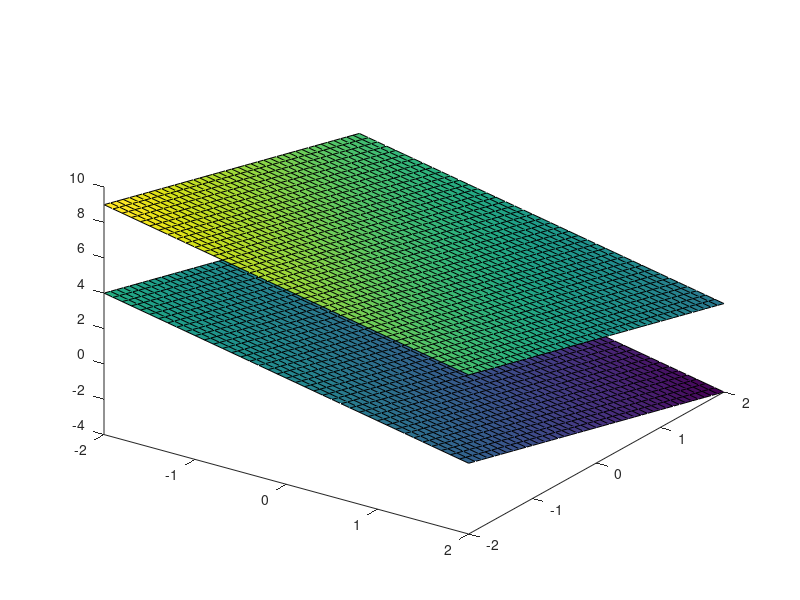

Reproduce this figure in MATLAB.
%% Task7

figure(1)
clf
hold on
grid on
x = -2:0.1:2;
y = -2:0.1:2;
[X,Y] = meshgrid(x,y);
Z = -X-Y;
Z2 = -X-Y+5;
surf(X,Y,Z)
surf(X,Y,Z2)
view(35,35)
hold off
grid off

clear
